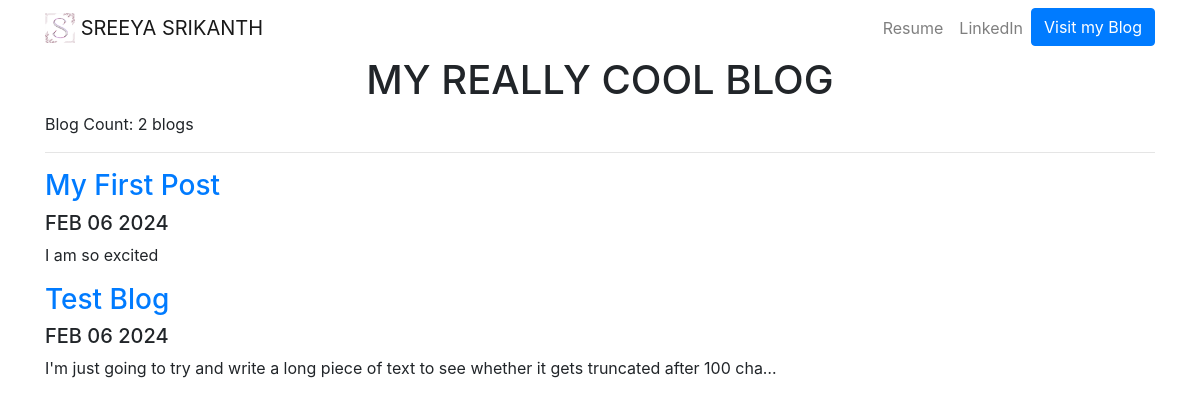
The page /blog/ on the database as committed earlier.
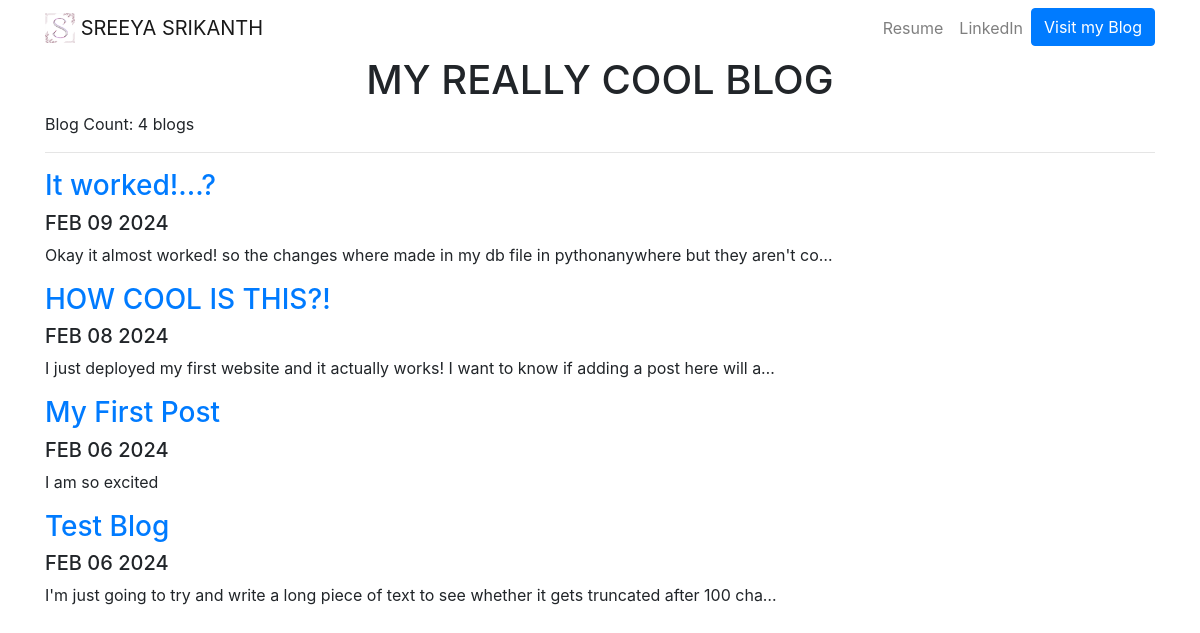
The same page on the database as committed later.
### blog/models.py (models this page shows, shortened)
class Post(models.Model):
    title = models.CharField(max_length=100)
    date = models.DateField()
    description = models.TextField(max_length=200)

### blog/views.py (the view)
# urls.py: path('', views.all_blogs, name='all_blogs'),
def all_blogs(request):
    post_objects = Post.objects.order_by('-date')
    return render(request, 'blog/all_blogs.html', {'posts':post_objects})

### blog/templates/blog/all_blogs.html
{% extends "portfolio/base.html" %}
{% load static %}
{% block content %}
<center><h1>MY REALLY COOL BLOG</h1></center>
<p>Blog Count: {{ posts.count }} blog{{ posts.count|pluralize }}</p><hr>
{% for post in posts %}
<a href="{% url 'blog:detail' post.id %}"><h3>{{post.title}}</h3></a>
<h5>{{ post.date|date:'M d Y'|upper }}</h5>
<p>{{ post.description|striptags|truncatechars:100 }}</p>
{% endfor %}
{% endblock %}

### portfolio/templates/portfolio/base.html (shortened to what this page needs)
{% load static %}
<head>
  <link rel="stylesheet" href="https://stackpath.bootstrapcdn.com/bootstrap/4.4.1/css/bootstrap.min.css">
</head>
<body>
  <nav id="topNav" class="navbar navbar-expand-md navbar-light">
    <div class="container">
      <a class="navbar-brand" href="{% url 'home' %}">
        <img src="{% static 'portfolio/logo.png' %}" width="30" height="30" class="d-inline-block align-top" alt="Logo">
        <span>SREEYA SRIKANTH</span>
      </a>
      <div class="collapse navbar-collapse text-center" id="navbarNav">
        <ul class="navbar-nav ml-auto">
          <li class="nav-item">
            <a class="nav-link" href="{% static 'portfolio/resume.pdf' %}" target="_blank">Resume</a>
          </li>
          <li class="nav-item">
            <a class="nav-link" href="https://www.linkedin.com/in/sreeya-srikanth/" target="_blank">LinkedIn</a>
          </li>
          <li>
            <a role="button" href="{% url 'blog:all_blogs' %}" class="btn btn-primary">Visit my Blog</a>
          </li>
        </ul>
      </div>
    </div>
  </nav>
  <div class="container">
    {% block content %}{% endblock %}
  </div>
</body>
</html>

Rows that differ between the two databases and show on the page:
added Post: title "It worked!...?", date "FEB 09 2024", description "Okay it almost worked! so the changes where made in my db file in pythonanywhere but they aren't co…"
added Post: title "HOW COOL IS THIS?!", date "FEB 08 2024", description "I just deployed my first website and it actually works! I want to know if adding a post here will a…"
Other text that changed with them:
{{ posts.count }}: "2" → "4"
